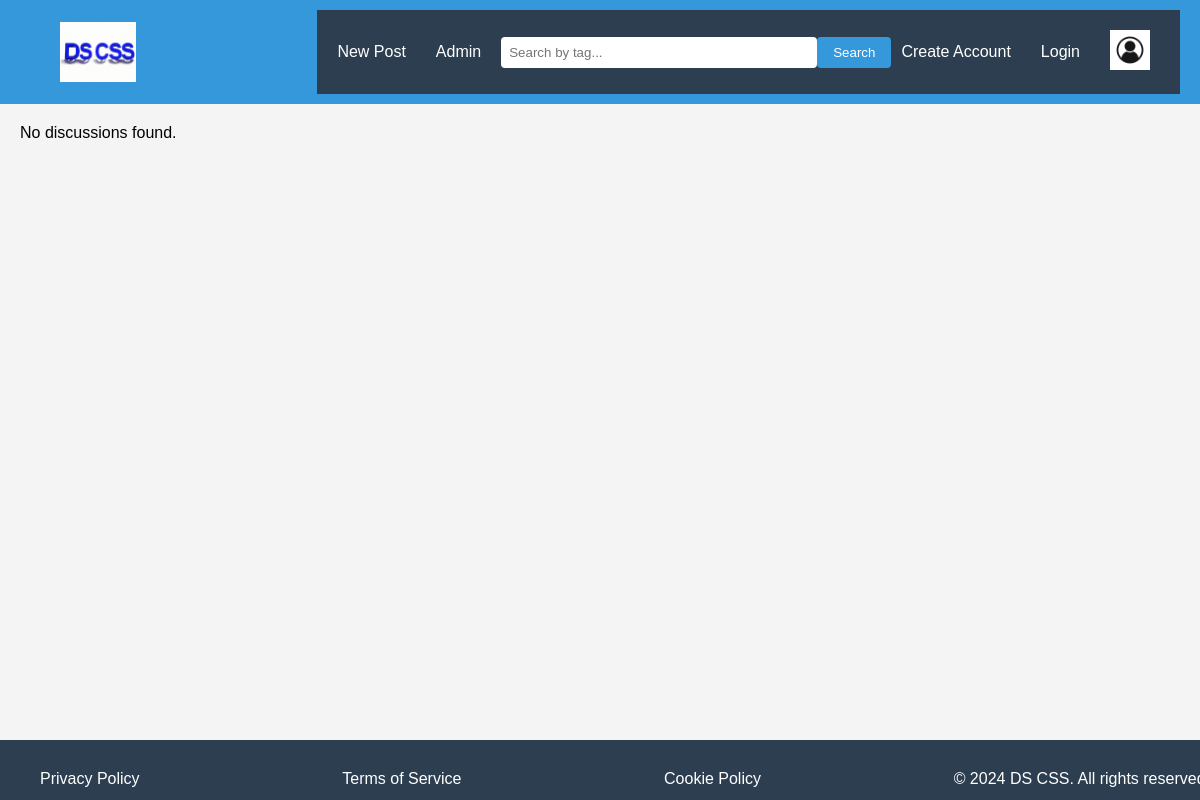
/home_Page.php, run on an earlier commit of the app's database.
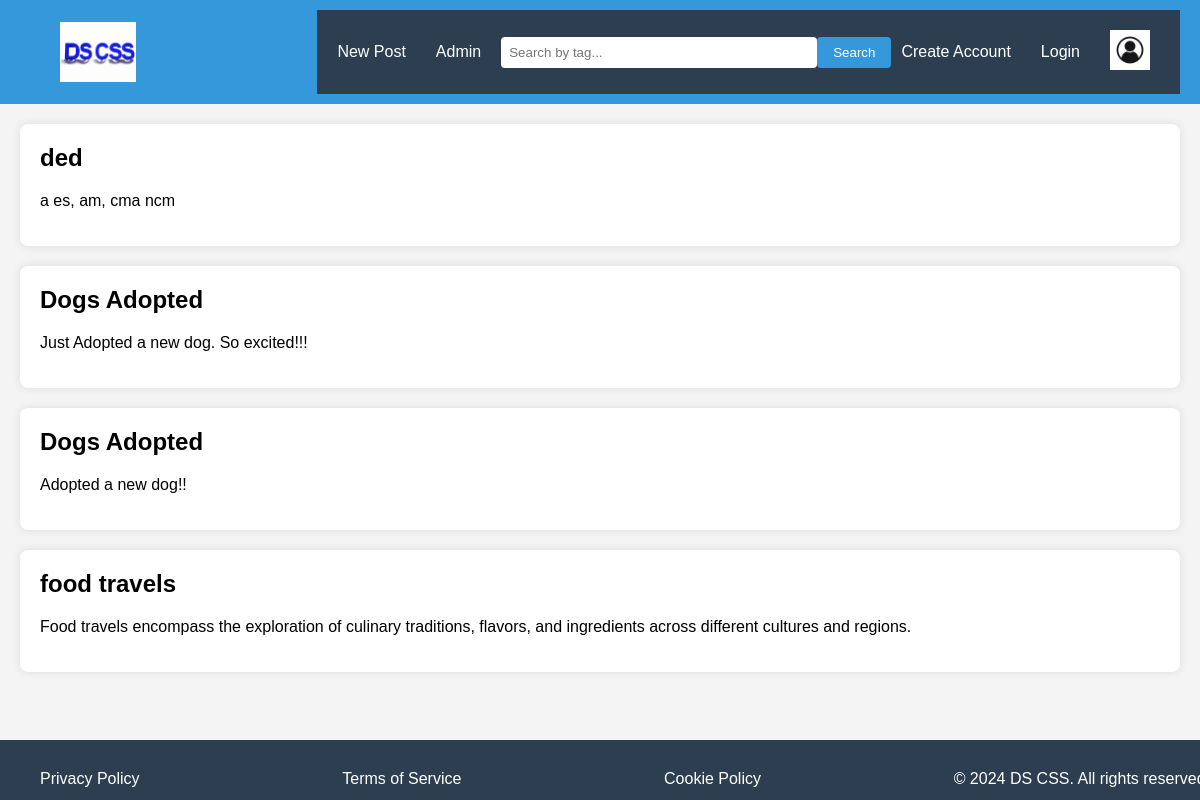
And on a later commit of the database.
### tables this page shows
CREATE TABLE IF NOT EXISTS `Threads` (
  `ThreadId` int(11) NOT NULL,
  `Title` varchar(255) NOT NULL,
  `Content` text NOT NULL,
  `UserId` int(11) NOT NULL,
  `Time` timestamp NOT NULL DEFAULT CURRENT_TIMESTAMP,
  `ImageId` int(11) DEFAULT NULL
);

### home_Page.php (the view, shortened to what this page needs)
<!DOCTYPE html>
<html lang="en">
<head>
</head>
<body>
    <header>
        <img src="Logo.png" alt="Logo" id="logo">
        <nav>
            <a href="CreatePost.php">New Post</a>
            <a href="Admin.php">Admin</a>
            <div class="search-bar">
                <input type="text" id="searchInput" placeholder="Search by tag...">
                <button onclick="searchByTag()">Search</button>
            </div>
            <a href="create_account.php" id="create_account">Create Account</a>
            <a href="login.php" id="login">Login</a>
            <a href="AccountOverview.php">
            <img src="<?php echo $user['ImageId'] ?? 'UserImage.jpeg'; ?>" alt="User Image" class="user-image-button">
        </a>
        </nav>
    </header>
    <main id="discussionContainer">
        <?php
        $servername ='localhost';
        $dbname = 'db_86043593';
        $username = '86043593';
        $password = '86043593';
        $conn = new mysqli($servername, $username, $password, $dbname);
        $sql = "SELECT * FROM Threads";
        $result = $conn->query($sql);
        if ($result->num_rows > 0) {
            while ($row = $result->fetch_assoc()) {
                echo '<div class="discussion" data-tags="' . $row["Tags"] . '" data-thread-id="' . $row["ThreadId"] . '">';
                echo '<h2>' . $row["Title"] . '</h2>';
                echo '<p>' . $row["Content"] . '</p>';
                echo '</div>';
            }
        } else {
            echo "No discussions found.";
        }
        ?>
    </main>
    <footer>
        <nav>
            <a href="#">Privacy Policy</a>
            <a href="#">Terms of Service</a>
            <a href="#">Cookie Policy</a>
            &copy; 2024 DS CSS. All rights reserved.
        </nav>
    </footer>
</body>
</html>

### home_Page.php (style rules this page uses)
body { font-family: Arial, sans-serif; margin: 0; padding: 0; background-color: #f4f4f4; }
header { background-color: #3498db; color: white; padding: 10px 20px; display: flex; justify-content: space-between; align-items: center; }
nav { display: flex; justify-content: space-between; align-items: center; padding: 10px; background-color: #2c3e50; }
nav a { color: white; text-decoration: none; padding: 10px; margin-right: 10px; }
.search-bar { display: flex; align-items: center; }
.search-bar input[type="text"] { width: 300px; padding: 8px; border: none; border-radius: 4px; }
.search-bar button { background-color: #3498db; color: white; padding: 8px 16px; border: none; border-radius: 4px; cursor: pointer; }
.user-image-button { width: 40px; height: 40px; border-radius: 50% margin-left: 10px; }
main { padding: 20px; }
.discussion { background-color: white; padding: 20px; margin-bottom: 20px; border-radius: 8px; box-shadow: 0 0 10px rgba(0, 0, 0, 0.1); }
.discussion h2 { margin-top: 0; }
#logo { max-height: 60px; padding: 10px 40px; }
footer { background-color: #2c3e50; color: white; padding: 10px 20px; text-align: center; position: fixed; bottom: 0%; width: 100%; height: 5%; }

What changed in the data, as far as the page shows it:
added threads: Title "ded", Content "a es, am, cma ncm"
added threads: Title "Dogs Adopted", Content "Just Adopted a new dog. So excited!!!"
added threads: Title "Dogs Adopted", Content "Adopted a new dog!!"
added threads: Title "food travels", Content "Food travels encompass the exploration of culinary traditions, flavors, and ingredients across different cultures and regions."
Also different on the page:
text no longer shown: "No discussions found."
